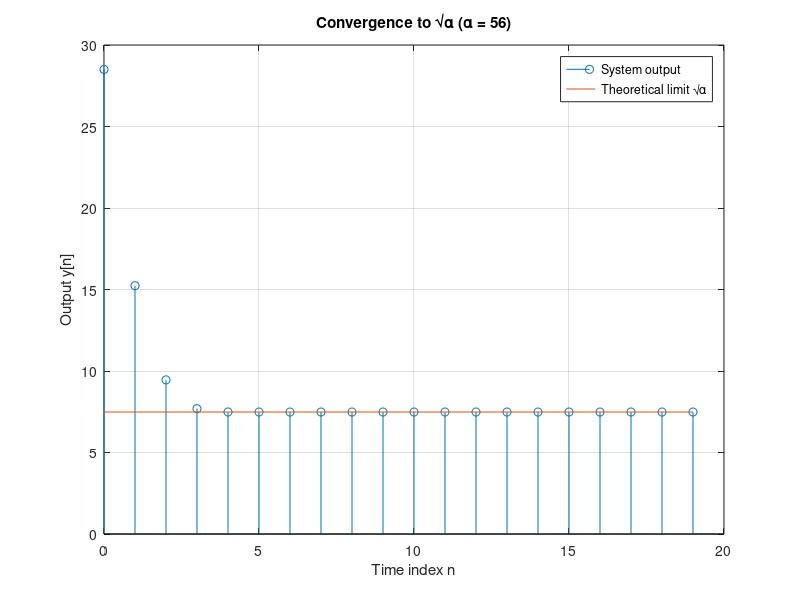

Write the MATLAB code that produced this figure.
clc;
clear;

function y_n = converge(alpha, N)
    % Demonstrates convergence of the system to sqrt(alpha)
    % alpha: positive constant (amplitude of step input)
    % N: number of samples to compute
    
    % Initialize variables
    x = alpha * ones(1, N); % Step input x[n] = alpha*u[n]
    y = zeros(1, N);        % Output array
    y_prev = 1;             % y[-1] = 1 (initial condition)
    
    % Compute the system output
    for n = 1:N
        y(n) = 0.5 * (y_prev + x(n)/y_prev);
        y_prev = y(n); % Update for next iteration
    end
    
    % Theoretical limit
    sqrt_alpha = sqrt(alpha);
    
    % Plot results
    figure;
    stem(0:N-1, y);
    hold on;
    plot([0 N-1], [sqrt_alpha sqrt_alpha])
    hold off;
    
    title(['Convergence to \surd\alpha (\alpha = ', num2str(alpha), ')']);
    xlabel('Time index n');
    ylabel('Output y[n]');
    legend('System output', 'Theoretical limit \surd\alpha');
    grid on;
    
    % Return the output sequence
    y_n = y;
end

alpha=56;
N=20;
y = converge(alpha,N);
